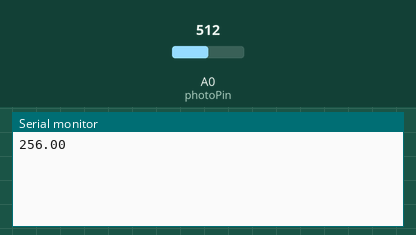
Bench run of a sketch on a simulated Arduino Uno, built with avr-gcc and run on an emulated ATmega328P. Shown: the last lines printed to the serial monitor. The inputs (shaded band) are chosen by the test bench; at power-on: A0 (photoPin) = 512.

Above: at 1.2 s.
1.3 s: A0 (photoPin) set to 716
At 2.6 s:
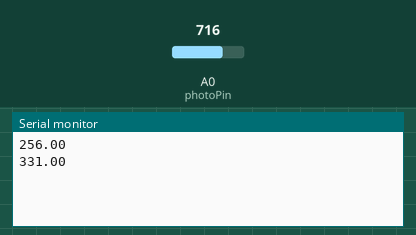
2.8 s: A0 (photoPin) set to 900
At 3.9 s:
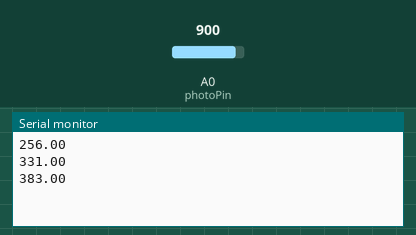
Timing chart, 0 to 5.8 s (numbered marks = the images above; inputs shaded):
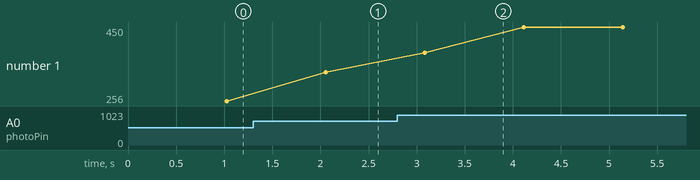

Measured:
- after the input at 1.3 s, the serial monitor: prints a new line after 0.76 s (image 1)
- after the input at 2.8 s, the serial monitor: prints a new line after 0.29 s (image 2)
- plotted number 1: 256 → 331 after the input at 1.3 s, 331 → 450 after the input at 2.8 s

The sketch:

photoresistor.ino
```cpp
const int photoPin = A0;
float photoValue = 0;
void setup() {
  Serial.begin(9600);

}

void loop() {
  photoValue = photoResistorRead(photoPin);
  Serial.println(photoValue);
}

int photoResistorRead(char analogPin){
  // Function to read 500 values from photoresistor and return average volatge value in milivolts.
  unsigned long sumVoltage = 0;
  float voltage = 0.0;

  for(int i =1; i<=250; i++){
    // Read values from analog pin connected to photoresistor
    sumVoltage+=analogRead(analogPin);
    delay(4);
  }

  voltage = (sumVoltage / 500);
  return voltage;
}
```
